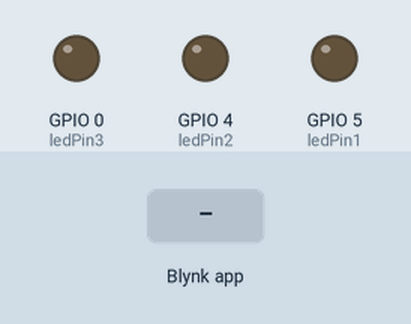
Bench run of a sketch on a simulated ESP8266 (NodeMCU). Shown: output pins drawn as LEDs (lit = HIGH). The inputs (shaded band) are chosen by the test bench. WiFi joins after 1.5 s; servers stay silent unless stated.

Above: at 3.0 s.
3.1 s: Blynk app writes 1 to V1
At 4.3 s:
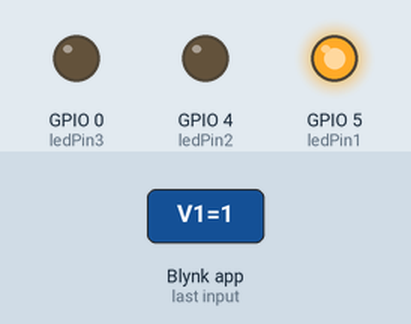
4.6 s: Blynk app writes 1 to V2
At 5.5 s:
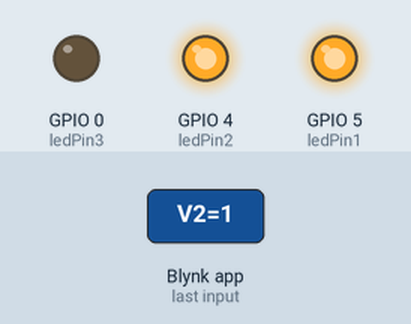
6.1 s: Blynk app writes 0 to V1
At 6.7 s:
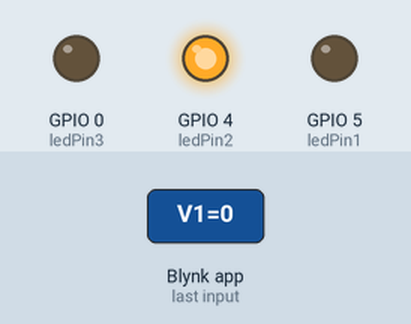
7.6 s: Blynk app writes 1 to V3
At 8.8 s:
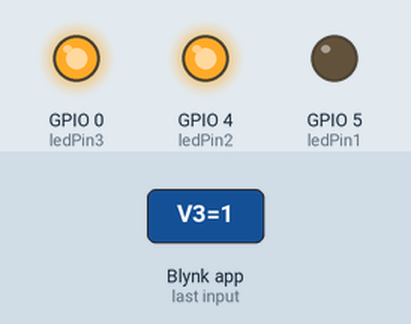
9.1 s: Blynk app writes 200 to V1
At 10.2 s:
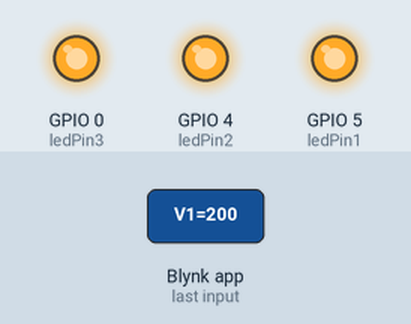
10.6 s: Blynk app writes 0 to V2
At 11.3 s:
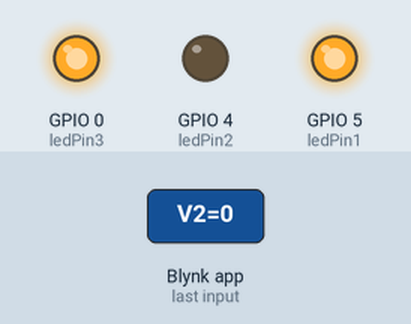
Timing chart, 0 to 13.1 s (numbered marks = the images above; inputs shaded):
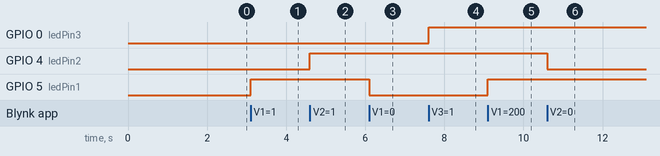

Measured:
- after the input at 3.1 s, GPIO 5 (ledPin1): LOW → HIGH at once
- after the input at 4.6 s, GPIO 4 (ledPin2): LOW → HIGH at once
- after the input at 6.1 s, GPIO 5 (ledPin1): HIGH → LOW at once
- after the input at 7.6 s, GPIO 0 (ledPin3): LOW → HIGH at once
- after the input at 9.1 s, GPIO 5 (ledPin1): LOW → HIGH at once
- after the input at 10.6 s, GPIO 4 (ledPin2): HIGH → LOW at once

The sketch:

Led_Controlling_Using_BlynIot.ino
```cpp
#define BLYNK_TEMPLATE_ID "TMPL3j478sxnQ"
#define BLYNK_TEMPLATE_NAME "RGB LED"
#define BLYNK_AUTH_TOKEN "iCiscru2ownuZRmh3CVLZVPLBnlYc6XA"

#define BLYNK_PRINT Serial

#include <ESP8266WiFi.h>  // Use <WiFi.h> for ESP32
#include <BlynkSimpleEsp8266.h>  // Use <BlynkSimpleEsp32.h> for ESP32

// Replace with your WiFi credentials
char ssid[] = "Rafi";
char pass[] = "12345678";

// Define pins for LEDs
const int ledPin1 = 5; // GPIO 4
const int ledPin2 = 4; // GPIO 0
const int ledPin3 = 0; // GPIO 2

void setup() {
  // Debug console
  Serial.begin(9600);

  // Set pin modes for LEDs
  pinMode(ledPin1, OUTPUT);
  pinMode(ledPin2, OUTPUT);
  pinMode(ledPin3, OUTPUT);

  // Connect to Blynk
  Blynk.begin(BLYNK_AUTH_TOKEN, ssid, pass);
}

// Blynk virtual pin handlers
BLYNK_WRITE(V1) {
  int led1State = param.asInt(); // Get the state of virtual pin V1
  digitalWrite(ledPin1, led1State);
}

BLYNK_WRITE(V2) {
  int led2State = param.asInt(); // Get the state of virtual pin V2
  digitalWrite(ledPin2, led2State);
}

BLYNK_WRITE(V3) {
  int led3State = param.asInt(); // Get the state of virtual pin V3
  digitalWrite(ledPin3, led3State);
}

void loop() {
  Blynk.run();
}
```
